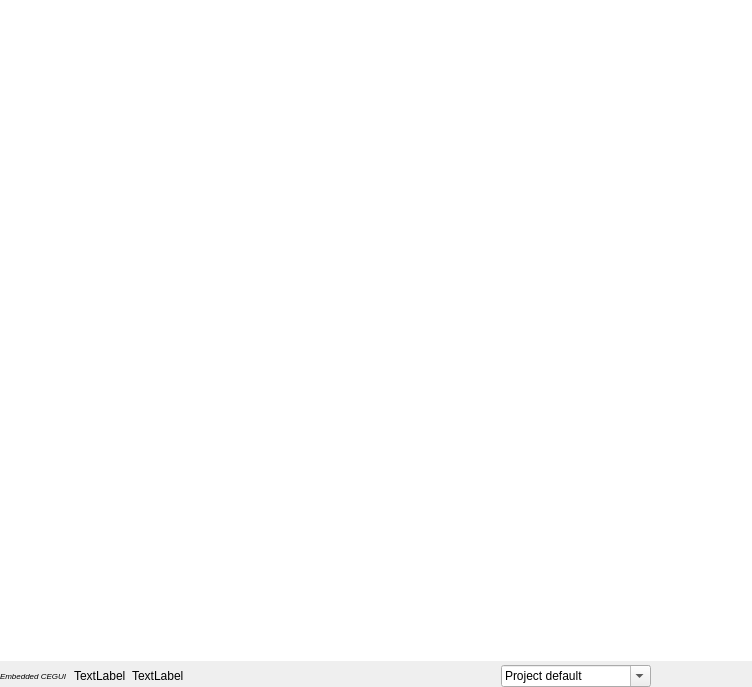
<?xml version="1.0" encoding="UTF-8"?>
<ui version="4.0">
 <class>CEGUIWidget</class>
 <widget class="QWidget" name="CEGUIWidget">
  <property name="geometry">
   <rect>
    <x>0</x>
    <y>0</y>
    <width>752</width>
    <height>687</height>
   </rect>
  </property>
  <property name="windowTitle">
   <string>Form</string>
  </property>
  <layout class="QVBoxLayout" name="verticalLayout">
   <property name="spacing">
    <number>0</number>
   </property>
   <property name="leftMargin">
    <number>0</number>
   </property>
   <property name="topMargin">
    <number>0</number>
   </property>
   <property name="rightMargin">
    <number>0</number>
   </property>
   <property name="bottomMargin">
    <number>0</number>
   </property>
   <item>
    <widget class="CEGUIGraphicsView" name="view">
     <property name="frameShape">
      <enum>QFrame::NoFrame</enum>
     </property>
     <property name="verticalScrollBarPolicy">
      <enum>Qt::ScrollBarAsNeeded</enum>
     </property>
     <property name="horizontalScrollBarPolicy">
      <enum>Qt::ScrollBarAsNeeded</enum>
     </property>
     <property name="viewportUpdateMode">
      <enum>QGraphicsView::MinimalViewportUpdate</enum>
     </property>
     <property name="widgetResizable" stdset="0">
      <bool>false</bool>
     </property>
    </widget>
   </item>
   <item>
    <widget class="QWidget" name="bottomLine" native="true">
     <property name="sizePolicy">
      <sizepolicy hsizetype="Preferred" vsizetype="Maximum">
       <horstretch>0</horstretch>
       <verstretch>0</verstretch>
      </sizepolicy>
     </property>
     <layout class="QHBoxLayout" name="horizontalLayout">
      <property name="leftMargin">
       <number>0</number>
      </property>
      <property name="topMargin">
       <number>4</number>
      </property>
      <property name="rightMargin">
       <number>9</number>
      </property>
      <property name="bottomMargin">
       <number>0</number>
      </property>
      <item>
       <widget class="QLabel" name="label">
        <property name="font">
         <font>
          <pointsize>6</pointsize>
          <italic>true</italic>
          <kerning>true</kerning>
         </font>
        </property>
        <property name="text">
         <string>Embedded CEGUI</string>
        </property>
        <property name="margin">
         <number>6</number>
        </property>
       </widget>
      </item>
      <item>
       <widget class="QLabel" name="lblCursorPosition">
        <property name="text">
         <string>TextLabel</string>
        </property>
       </widget>
      </item>
      <item>
       <widget class="QLabel" name="lblZoom">
        <property name="text">
         <string>TextLabel</string>
        </property>
       </widget>
      </item>
      <item>
       <spacer name="horizontalSpacer">
        <property name="orientation">
         <enum>Qt::Horizontal</enum>
        </property>
        <property name="sizeHint" stdset="0">
         <size>
          <width>40</width>
          <height>20</height>
         </size>
        </property>
       </spacer>
      </item>
      <item>
       <widget class="QComboBox" name="resolutionBox">
        <property name="sizePolicy">
         <sizepolicy hsizetype="Preferred" vsizetype="Fixed">
          <horstretch>0</horstretch>
          <verstretch>0</verstretch>
         </sizepolicy>
        </property>
        <property name="minimumSize">
         <size>
          <width>150</width>
          <height>0</height>
         </size>
        </property>
        <property name="editable">
         <bool>true</bool>
        </property>
        <property name="insertPolicy">
         <enum>QComboBox::NoInsert</enum>
        </property>
        <item>
         <property name="text">
          <string>Project default</string>
         </property>
        </item>
        <item>
         <property name="text">
          <string>800x600</string>
         </property>
        </item>
        <item>
         <property name="text">
          <string>1024x768</string>
         </property>
        </item>
        <item>
         <property name="text">
          <string>1280x720</string>
         </property>
        </item>
        <item>
         <property name="text">
          <string>1280x1024</string>
         </property>
        </item>
        <item>
         <property name="text">
          <string>1650x1080</string>
         </property>
        </item>
        <item>
         <property name="text">
          <string>1920x1080</string>
         </property>
        </item>
       </widget>
      </item>
      <item>
       <widget class="QPushButton" name="debugInfoButton">
        <property name="text">
         <string/>
        </property>
        <property name="icon">
         <iconset resource="../data/Resources.qrc">
          <normaloff>:/icons/cegui/debug_info.png</normaloff>:/icons/cegui/debug_info.png</iconset>
        </property>
        <property name="autoDefault">
         <bool>false</bool>
        </property>
        <property name="default">
         <bool>false</bool>
        </property>
        <property name="flat">
         <bool>true</bool>
        </property>
       </widget>
      </item>
      <item>
       <widget class="QPushButton" name="btnHelp">
        <property name="toolTip">
         <string>Show help overlay</string>
        </property>
        <property name="text">
         <string/>
        </property>
        <property name="icon">
         <iconset resource="../data/Resources.qrc">
          <normaloff>:/icons/actions/help_about.png</normaloff>:/icons/actions/help_about.png</iconset>
        </property>
        <property name="checkable">
         <bool>true</bool>
        </property>
        <property name="flat">
         <bool>true</bool>
        </property>
       </widget>
      </item>
     </layout>
    </widget>
   </item>
  </layout>
 </widget>
 <customwidgets>
  <customwidget>
   <class>CEGUIGraphicsView</class>
   <extends>QGraphicsView</extends>
   <header>src/ui/CEGUIGraphicsView.h</header>
  </customwidget>
 </customwidgets>
 <resources>
  <include location="../data/Resources.qrc"/>
 </resources>
 <connections/>
</ui>
